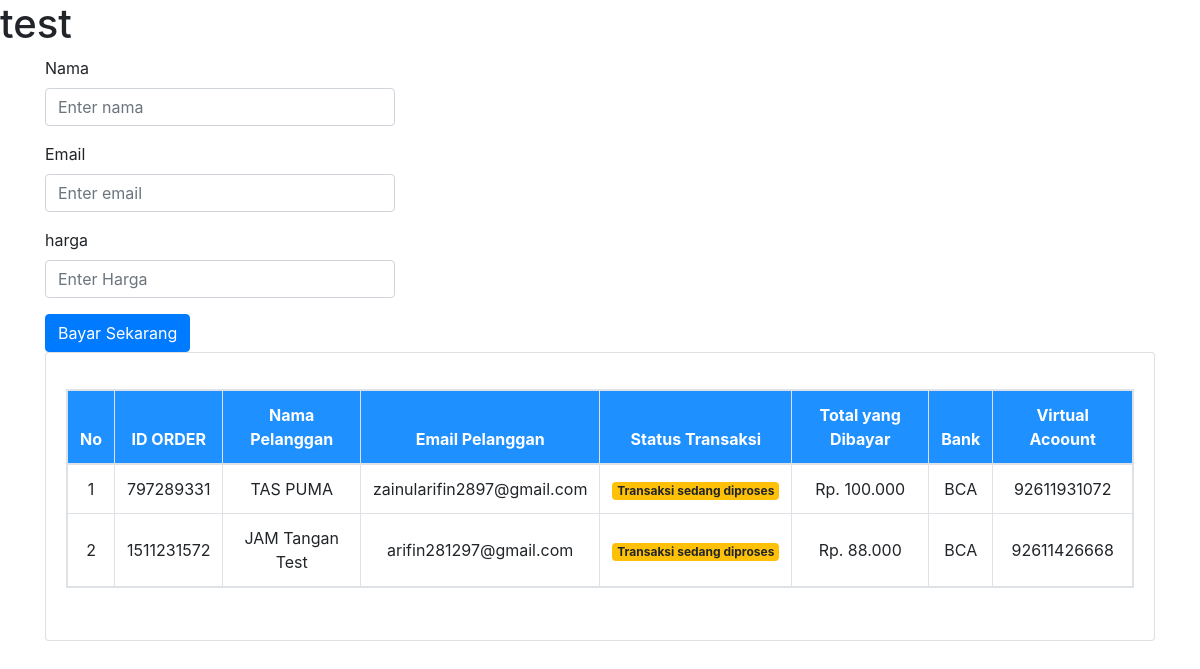
The page /index.php/snap on the database its author committed.
### tables this page shows
CREATE TABLE `test` (
  `id_order` int(20) NOT NULL,
  `nama` varchar(30) NOT NULL,
  `email` varchar(30) NOT NULL,
  `status_message` varchar(50) NOT NULL,
  `gross_amount` int(20) NOT NULL,
  `bank` varchar(28) NOT NULL,
  `va_number` varchar(50) DEFAULT NULL
);

### application/controllers/snap.php (called while the page is built, shortened)
<?php if (!defined('BASEPATH')) exit('No direct script access allowed');
class Snap extends CI_Controller
{
	public function __construct()
	{
		$this->load->library('midtrans');
		$this->load->helper('url');
	}
	public function index()
	{
		$data = array(
			'getTransaksi' => $this->db->get('test')->result(),
		);
		$this->load->view('checkout_snap', $data);
	}
}

### index.php (called while the page is built, shortened)
<?php
require_once BASEPATH.'core/CodeIgniter.php';

### application/views/checkout_snap.php (the view, shortened to what this page needs)
<!doctype html>
<html lang="en">
<head>
  <link rel="stylesheet" href="https://cdn.jsdelivr.net/npm/bootstrap@4.0.0/dist/css/bootstrap.min.css">
</head>
<body>
  <h1>test</h1>
  <div class="container">
    <div class="row">
      <div class="col-4 col-md-4">
        <form id="payment-form" method="post" action="<?= base_url() ?>/snap/finish">
          <div class="form-group">
            <label for="exampleInputEmail1">Nama</label>
            <input type="text" name="nama" id="nama" class="form-control" aria-describedby="emailHelp" placeholder="Enter nama">
          </div>
          <div class="form-group">
            <label for="exampleInputEmail1">Email</label>
            <input type="email" name="email" class="form-control" id="email" aria-describedby="emailHelp" placeholder="Enter email">
          </div>
          <div class="form-group">
            <label for="exampleInputEmail1">harga</label>
            <input type="text" name="harga" class="form-control" id="harga" aria-describedby="emailHelp" placeholder="Enter Harga">
          </div>
          <button class="btn btn-primary" id="pay-button">Bayar Sekarang</button>
        </form>
      </div>
    </div>
    <div class="row">
      <div class="col-md-12">
        <div class="card">
          <div class="card-body my-3">
            <table class="table table-bordered table-responsive" id="example1">
              <thead class="text-center" style="color: white; background-color: dodgerblue;">
                <tr>
                  <th>No</th>
                  <th>ID ORDER</th>
                  <th>Nama Pelanggan</th>
                  <th>Email Pelanggan</th>
                  <th>Status Transaksi</th>
                  <th>Total yang Dibayar</th>
                  <th>Bank</th>
                  <th>Virtual Acoount</th>
                </tr>
              </thead>
              <tbody>
                <?php
                $no = 1;
                foreach ($getTransaksi as $key => $value) { ?>
                  <tr class="text-center">
                    <td style="vertical-align: middle;"><?= $no++ ?></td>
                    <td style="vertical-align: middle;"><?= $value->id_order ?></td>
                    <td style="vertical-align: middle;"><?= $value->nama ?></td>
                    <td style="vertical-align: middle;"><?= $value->email ?></td>
                    <td style="vertical-align: middle;"><span class="badge badge-warning"><?= $value->status_message ?></span></td>
                    <td style="vertical-align: middle;">Rp. <?= number_format($value->gross_amount, 0, '', '.') ?></td>
                    <td style="vertical-align: middle;"><?= strtoupper($value->bank) ?> </td>
                    <td style="vertical-align: middle;"><?= $value->va_number ?></td>
                  </tr>
                <?php }  ?>
              </tbody>
            </table>
          </div>
        </div>
      </div>
    </div>
  </div>
</body>
</html>

### rows shown on the page
test: id_order "797289331", nama "TAS PUMA", email "zainularifin2897@gmail.com", status_message "Transaksi sedang diproses", gross_amount "100.000", bank "BCA", va_number "92611931072"
test: id_order "1511231572", nama "JAM Tangan Test", email "arifin281297@gmail.com", status_message "Transaksi sedang diproses", gross_amount "88.000", bank "BCA", va_number "92611426668"
